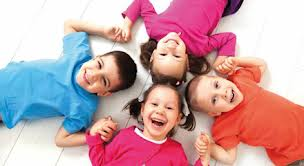
//> input picture projets_decomposés/haar_clasifier/image.jpeg, 304 x 166 px, given in place of the camera
$ ./visage   (built with g++ and OpenCV 4)
//> lines starting //> are read from the running program, lines starting //| are printed output that depends on the picture
/**
 * @file objectDetection2.cpp
 * @author A. Huaman ( based in the classic facedetect.cpp in samples/c )
 * @brief A simplified version of facedetect.cpp, show how to load a cascade classifier and how to find objects (Face + eyes) in a video stream - Using LBP here
 */
#include "/usr/include/opencv2/opencv.hpp "
#include "/usr/include/opencv2/objdetect/objdetect.hpp"
#include "/usr/include/opencv2/highgui/highgui.hpp"
#include "/usr/include/opencv2/imgproc/imgproc.hpp"

#include <iostream>
#include <stdio.h>

using namespace std;
using namespace cv;

/** Function Headers */
void detectAndDisplay( Mat frame );

/** Global variables */
String face_cascade_name = "lbpcascade_frontalface.xml";
String eyes_cascade_name = "haarcascade_eye_tree_eyeglasses.xml";
CascadeClassifier face_cascade;
CascadeClassifier eyes_cascade;
String window_name = "Capture - Face detection";
/**
 * @function main
 */
int main( void )
{
    VideoCapture capture;
    Mat frame;

    //-- 1. Load the cascade
    if( !face_cascade.load( face_cascade_name ) ){ printf("--(!)Error loading face cascade\n"); return -1; };
    if( !eyes_cascade.load( eyes_cascade_name ) ){ printf("--(!)Error loading eyes cascade\n"); return -1; };

    //-- 2. Read the video stream
    capture.open( -1 );
    if ( ! capture.isOpened() ) { printf("--(!)Error opening video capture\n"); return -1; }

    while ( capture.read(frame) )
    {
//> frame is the input picture: 166 rows x 304 cols, CV_8UC3; mean B, G, R 166, 160.6, 199.9
        if( frame.empty() )
        {
            printf(" --(!) No captured frame -- Break!");
            break;
        }

        //-- 3. Apply the classifier to the frame
        detectAndDisplay( frame );

        //-- bail out if escape was pressed
        int c = waitKey(10);
        if( (char)c == 27 ) { break; }
    }
    return 0;
}

/**
 * @function detectAndDisplay
 */
void detectAndDisplay( Mat frame )
{
    std::vector<Rect> faces;
    Mat frame_gray;

    cvtColor( frame, frame_gray, COLOR_BGR2GRAY );
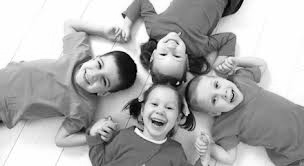
//> frame_gray: 166 rows x 304 cols, CV_8UC1; min 0, max 255, mean 173
    equalizeHist( frame_gray, frame_gray );
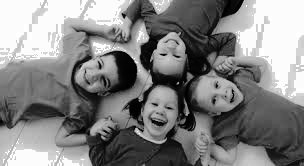
//> frame_gray: 166 rows x 304 cols, CV_8UC1; min 0, max 255, mean 131.2

    //-- Detect faces
    face_cascade.detectMultiScale( frame_gray, faces, 1.1, 2, 0, Size(80, 80) );
//> faces = empty

    for( size_t i = 0; i < faces.size(); i++ )
    {
        Mat faceROI = frame_gray( faces[i] );
        std::vector<Rect> eyes;

        //-- In each face, detect eyes
        eyes_cascade.detectMultiScale( faceROI, eyes, 1.1, 2, 0 |CASCADE_SCALE_IMAGE, Size(30, 30) );
        if( eyes.size() == 2)
        {
            //-- Draw the face
            Point center( faces[i].x + faces[i].width/2, faces[i].y + faces[i].height/2 );
            ellipse( frame, center, Size( faces[i].width/2, faces[i].height/2 ), 0, 0, 360, Scalar( 255, 0, 0 ), 2, 8, 0 );

            for( size_t j = 0; j < eyes.size(); j++ )
            { //-- Draw the eyes
                Point eye_center( faces[i].x + eyes[j].x + eyes[j].width/2, faces[i].y + eyes[j].y + eyes[j].height/2 );
                int radius = cvRound( (eyes[j].width + eyes[j].height)*0.25 );
                circle( frame, eye_center, radius, Scalar( 255, 0, 255 ), 3, 8, 0 );
            }
        }

    }
//> this loop made 0 passes
//> the Esc key is pressed
    //-- Show what you got
    imshow( window_name, frame );
}
